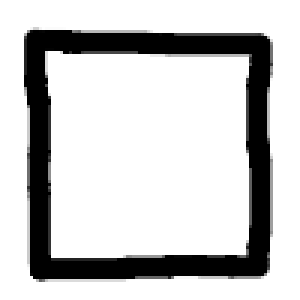
#> input picture img/data/newsquare.png, 100 x 100 px (shown 3 times larger)
$ python _predict.py
#> lines starting #> are read from the running program, lines starting #| are printed output that depends on the picture
# -*- coding: utf-8 -*-

import sys
import pickle
sys.path.append('../include')

import numpy as np
import os
import _network
from _utils import verify, compare
from _image import preprocessing, plotFixed, plot, crop
from PIL import Image

SIZE = 28

def predict():
    # Load reference data
    f_square = os.path.join('../img/data/newsquare.png')
    square = Image.open(f_square)
#> square is the input picture: PIL image 100x100 RGB; min 0, max 255, mean 200.9
    f_triangle1 = os.path.join('../img/data/newtriangle1.png')
    triangle1 = Image.open(f_triangle1)
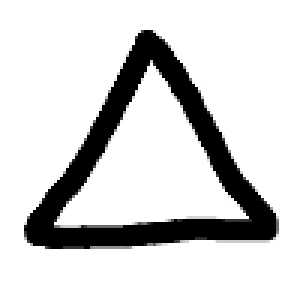
#> input picture img/data/newtriangle1.png, 100 x 100 px (shown 3 times larger)
#> triangle1 is the input picture: PIL image 100x100 RGB; min 0, max 255, mean 212.4
    f_triangle2 = os.path.join('../img/data/newtriangle2.png')
    triangle2 = Image.open(f_triangle2)
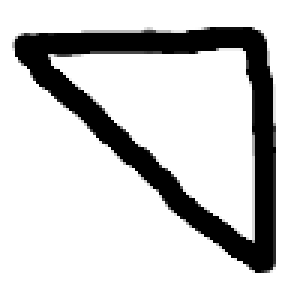
#> input picture img/data/newtriangle2.png, 100 x 100 px (shown 3 times larger)
#> triangle2 is the input picture: PIL image 100x100 RGB; min 0, max 255, mean 206.6
    f_triangle3 = os.path.join('../img/data/newtriangle3.png')
    triangle3 = Image.open(f_triangle3)
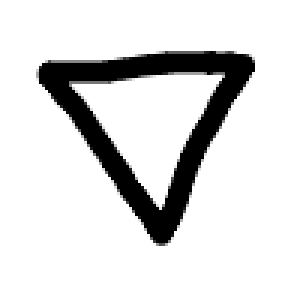
#> input picture img/data/newtriangle3.png, 100 x 100 px (shown 3 times larger)
#> triangle3 is the input picture: PIL image 100x100 RGB; min 0, max 255, mean 219.7
    f_circle = os.path.join('../img/data/newcircle.png')
    circle = Image.open(f_circle)
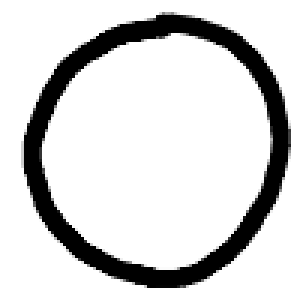
#> input picture img/data/newcircle.png, 100 x 100 px (shown 3 times larger)
#> circle is the input picture: PIL image 100x100 RGB; min 0, max 255, mean 212.9
    f_blank = os.path.join('../img/data/blank.png')
#> (the run stopped early here; a loop or call above may not have finished)
